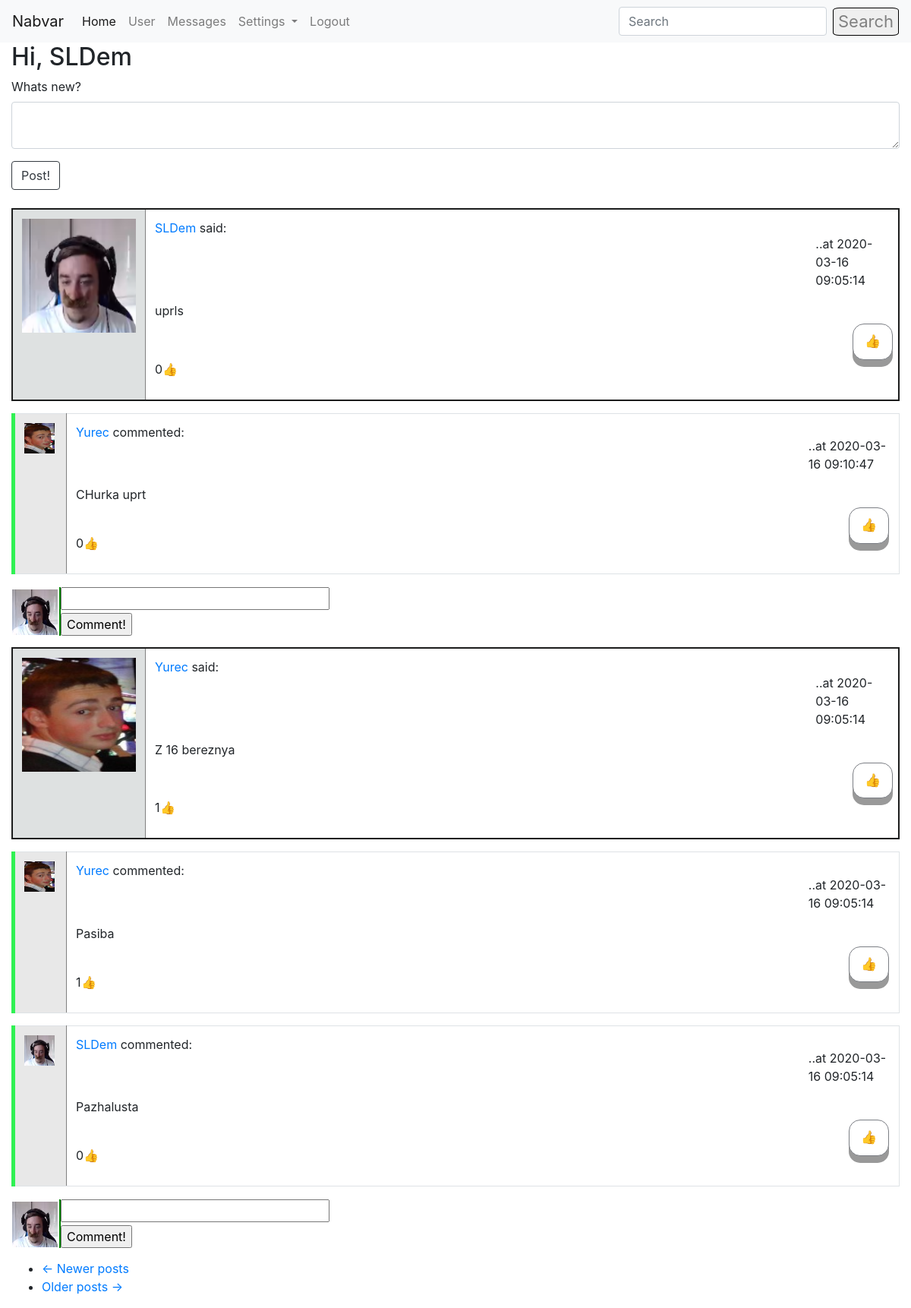
Screenshot of /home (signed in) with the database file from the repository.
### app/models.py (models this page shows, shortened)
class User(UserMixin, db.Model):
    id = db.Column(db.Integer, primary_key=True)
    username = db.Column(db.String(64), index=True, unique=True)
    email = db.Column(db.String(124), index=True, unique=True)
    password_hash = db.Column(db.String(128))
    about_me = db.Column(db.String(1024))
    last_seen = db.Column(db.DateTime, default=datetime.utcnow())
    avatar_set = db.Column(db.Boolean, default=False)
    posts = db.relationship("Post", backref='author', lazy='dynamic')
    comments = db.relationship("Comment", backref='commenter', lazy='dynamic')
    followed = db.relationship(
        'User', secondary=followers,
        primaryjoin=(followers.c.follower_id == id),
        secondaryjoin=(followers.c.followed_id == id),
        backref=db.backref('followers', lazy='dynamic'), lazy='dynamic')
    liked = db.relationship(
        'PostLike',
        foreign_keys='PostLike.user_id',
        backref='user', lazy='dynamic')
    comment_liked = db.relationship(
        'CommentLike',
        foreign_keys='CommentLike.user_id',
        backref='user', lazy='dynamic')
    messages_sent = db.relationship(
        'Message',
        foreign_keys='Message.sender_id',
        backref='author', lazy='dynamic')
    messages_received = db.relationship(
        'Message',
        foreign_keys='Message.recipient_id',
        backref='recipient', lazy='dynamic')
    def liked_post(self, post):
        return PostLike.query.filter(PostLike.user_id == self.id,
                                     PostLike.post_id == post.id).count() > 0
    def liked_comment(self, comment):
        return CommentLike.query.filter(CommentLike.user_id == self.id,
                                        CommentLike.comment_id == comment.id).count() > 0

class Post(db.Model):
    id = db.Column(db.Integer, primary_key=True)
    body = db.Column(db.String(140))
    timestamp = db.Column(db.DateTime, index=True, default=datetime.utcnow())
    user_id = db.Column(db.Integer, db.ForeignKey('user.id'))
    likes = db.relationship('PostLike', backref='post', lazy='dynamic')
    comments = db.relationship('Comment', backref='comment', lazy='dynamic')

class Comment(db.Model):
    id = db.Column(db.Integer, primary_key=True)
    body = db.Column(db.String(1028))
    timestamp = db.Column(db.DateTime(), default=datetime.utcnow(), index=True)
    post_id = db.Column(db.Integer, db.ForeignKey('post.id'))
    user_id = db.Column(db.Integer, db.ForeignKey('user.id'))
    comment_likes = db.relationship('CommentLike', backref='comment', lazy='dynamic')

### app/routes.py (the view)
@login_required
@app.route('/', methods=['POST', 'GET'])
@app.route('/home', methods=['POST', 'GET'])
def home():
    if current_user.is_authenticated:
        form = PostForm()
        if form.validate_on_submit():
            post = Post(body=form.post.data, author=current_user)
            db.session.add(post)
            db.session.commit()
            flash('Your post has been posted!')
            return redirect(url_for('home', post_id=post.id))
        page = request.args.get('page', 1, type=int)
        posts = Post.query.order_by(Post.timestamp.desc()).paginate(
            page, 5, False)
        next_url = url_for('home', page=posts.next_num if posts.has_next else None)
        prev_url = url_for('home', page=posts.prev_num if posts.has_prev else None)
        comments = Comment.query.all()
        return render_template('home.html', title='Home', form=form, user=user, username=current_user.username,
                               posts=posts.items, comments=comments, next_url=next_url, prev_url=prev_url)
    return redirect(url_for('login'))

### app/forms.py
class PostForm(FlaskForm):
    post = TextAreaField("Whats new?", validators=[DataRequired(), Length(min=1, max=1028)])
    submit = SubmitField('Post!')

### app/models.py (called while the page is built)
@login.user_loader
def load_user(id):
    return User.query.get(int(id))

### app/routes.py (called while the page is built)
@app.before_request
def before_request():
    if current_user.is_authenticated:
        current_user.last_seen = datetime.utcnow()
        db.session.commit()

### app/templates/home.html
{% extends "base.html" %}
{% import "bootstrap/wtf.html" as wtf %}
{% block app_content %}
    <h2>Hi, {{current_user.username}}</h2>
    {% if form %}
        {{ wtf.quick_form(form, button_map={'submit':'btn btn-outline-dark'}) }}
    {% endif %}
    <br>
    {% for post in posts %}
        {% include "_post.html" %}
    {% endfor %}
    <nav aria-label="...">
        <ul class="pager">
            <li class="previous{% if not prev_url %} disabled{% endif %}">
                <a href="{{ prev_url or '#' }}">
                    <span aria-hidden="true">&larr;</span> Newer posts
                </a>
            </li>
            <li class="next{% if not next_url %} disabled{% endif %}">
                <a href="{{ next_url or '#' }}">
                    Older posts <span aria-hidden="true">&rarr;</span>
                </a>
            </li>
        </ul>
    </nav>
{% endblock %}

### app/templates/_post.html (shortened to what this page needs)
<table class="table table-bordered">
    <tr style="border: solid; border-color: #1B1C1C; border-width: 2px;">
        <td width="70x" style="background-color: #DEE1E1; border-right: 1px solid grey;">
            <a href="{{ url_for('user', username=post.author.username) }}">
                {% if post.author.avatar_set %}
                    <img height="150px" width="150px" src="{{ url_for('static', filename=post.author.username + '.jpg') }}">
                {% else %}
                    <img style="border-style: solid; border-radius: 10%; border-color: black; border-width: 1px; background-color: white;" src="{{ avatars.robohash(post.author.username, size='150') }}" />
                {% endif %}
            </a>
        </td>
        <td>
            <p><a href="{{ url_for('user', username=post.author.username) }}">
                {{ post.author.username }}
            </a>said: </p> <p style="margin-left: 90%; margin-top: -2%;">..at {{post.timestamp.replace(microsecond=0)}}</p>
            <p style="width: 60%;" id="post{{ post.id }}">{{ post.body }}</p>
            {% if current_user.liked_post(post) %}
                <a href="{{ url_for('like_action', post_id=post.id, action='dislike') }}"><div class="button" style="margin-left: 95%; margin-top: -2%;">&#128078</div></a>
            {% else %}
                <a href="{{ url_for('like_action', post_id=post.id, action='like') }}"><div class="button" style="margin-left: 95%; margin-top: -2%;">&#128077</div></a>
            {% endif %}
            <p style="width: 11%;">{{ post.likes.count() }}&#128077</p>
        </td>
    </tr>
    {% for comment in comments %}
        {% if comment in post.comments %}
            {% include "_comment.html" %}
        {% endif %}
    {% endfor %}
</table>
<table>
    <tr>
        <td>
            {% if current_user.avatar_set %}
                <img style="margin-bottom: 20%;" height="60px" width="60px" src="{{ url_for('static', filename=current_user.username + '.jpg') }}">
            {% else %}
                <img style="border-style: solid; border-radius: 10%; border-color: black; border-width: 1px; background-color: white;" src="{{ avatars.robohash(current_user.username, size='30') }}" />
            {% endif %}
        </td>
        <td style="margin-right: 2%;">
            <form action="{{ url_for('comment', post_id=post.id) }}" method="post" style="margin-bottom: 4%; border-left: 2px solid green;">
            <input style="width: 100%; margin-bottom: 1%;" type=text name=comment>
            <input type=submit value=Comment!>
            </form>
        </td>
    </tr>
</table>

### app/templates/_comment.html
<table class="table table-bordered" style="border-left: 5px solid; border-color: #30F153">
    <tr>
        <td width="70x" style="background-color: #E8E8E8; border-right: 1px solid grey;">
            <a href="{{ url_for('user', username=comment.commenter.username) }}">
                {% if comment.commenter.avatar_set %}
                    <img height="40px" width="40px" src="{{ url_for('static', filename=comment.commenter.username + '.jpg') }}">
                {% else %}
                    <img style="border-style: solid; border-radius: 10%; border-color: black; border-width: 1px; background-color: white;" src="{{ avatars.robohash(comment.commenter.username, size='40') }}" />
                {% endif %}
            </a>
        </td>
        <td>
            <p><a href="{{ url_for('user', username=comment.commenter.username) }}">
                {{ comment.commenter.username }}
            </a>commented: </p> <p style="margin-left: 90%; margin-top: -2%;">..at {{comment.timestamp.replace(microsecond=0)}}</p>
            <p style="width: 60%;">{{ comment.body }}</p>
            {% if current_user.liked_comment(comment) %}
                <a href="{{ url_for('comment_like_action', comment_id=comment.id, action='dislike') }}"><div class="button" style="margin-left: 95%; margin-top: -2%; margin-bottom: -10%;">&#128078</div></a>
            {% else %}
                <a href="{{ url_for('comment_like_action', comment_id=comment.id, action='like') }}"><div class="button" style="margin-left: 95%; margin-top: -2%; margin-bottom: -10%;">&#128077</div></a>
            {% endif %}
            <p style="width: 11%;">{{ comment.comment_likes.count() }}&#128077</p>
        </td>
    </tr>
</table>

### app/templates/base.html (style rules this page uses)
.button { outline: none !important; display: inline-block; padding: 10px 15px; font-size: 17px; cursor: pointer; text-align: center; text-decoration: none; outline: none; color: black !important; background-color: white; border: solid; border-color: #7B7E84; border-width: 1px; border-radius: 15px; box-shadow: 0 9px #999; }

### rows the page displays
User: username "SLDem"
Post: username (picture), author.username "SLDem", timestamp.replace "2020-03-16 09:05:14", body "uprls", likes.count "0"
Comment: username (picture), commenter.username "Yurec", timestamp.replace "2020-03-16 09:10:47", body "CHurka uprt", comment_likes.count "0"
Post: username (picture), author.username "Yurec", timestamp.replace "2020-03-16 09:05:14", body "Z 16 bereznya", likes.count "1"
Comment: username (picture), commenter.username "Yurec", timestamp.replace "2020-03-16 09:05:14", body "Pasiba", comment_likes.count "1"
Comment: username (picture), commenter.username "SLDem", timestamp.replace "2020-03-16 09:05:14", body "Pazhalusta", comment_likes.count "0"
